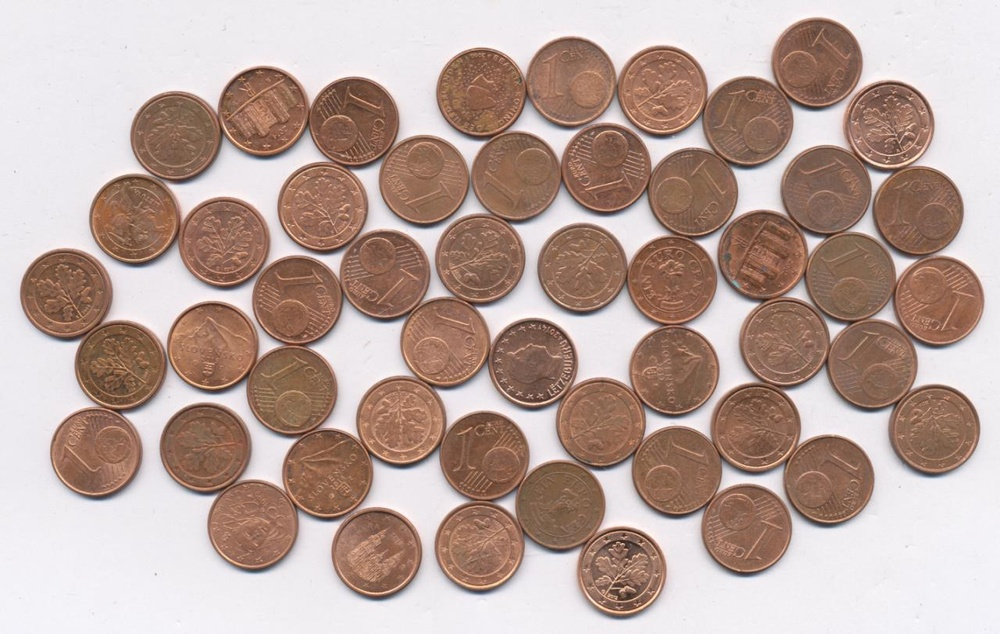
#> input picture Problem_11/1.jpg, 1000 x 634 px, shrunk from 1280 x 811 before the run
$ jupyter execute main.ipynb
#> lines starting #> are read from the running program, lines starting #| are printed output that depends on the picture; after the words box and inside, x2 and y2 are one past the last pixel; in counts of white or black regions, pixels touching at a corner belong together
[cell 1]
import numpy as np
import cv2 as cv
import matplotlib.pyplot as plt

[cell 2]
src = cv.imread('1.jpg')
#> src is the input picture: shape (634, 1000, 3); mean B, G, R 155.7, 163.7, 185.6
img = src.copy()
gray = cv.cvtColor(img, cv.COLOR_BGR2GRAY)
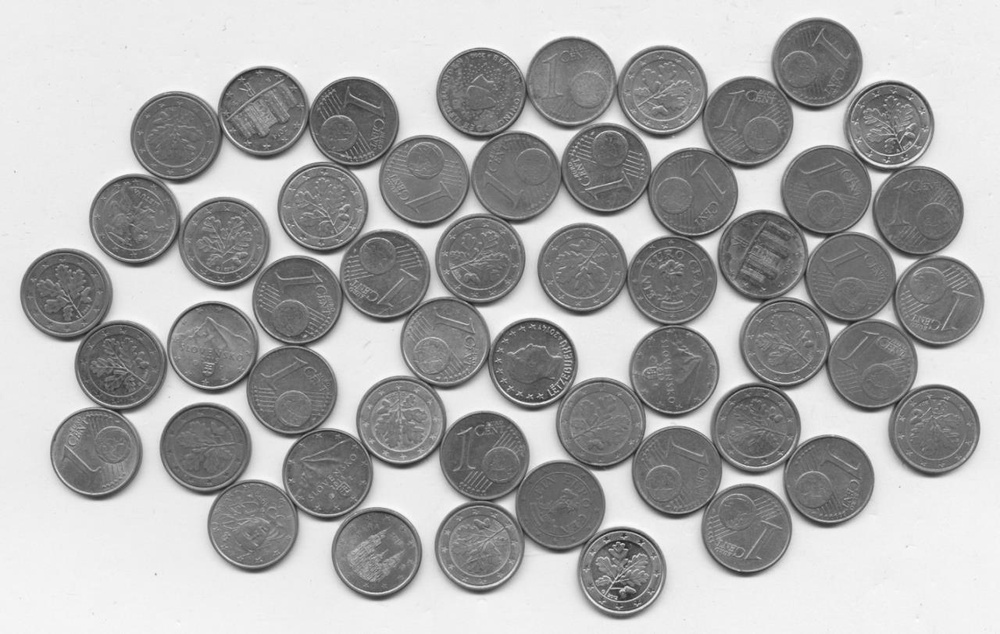
#> gray: shape (634, 1000); min 30, max 254, mean 169.3
ret, thresh = cv.threshold(gray, 0, 255, cv.THRESH_BINARY_INV+cv.THRESH_OTSU)
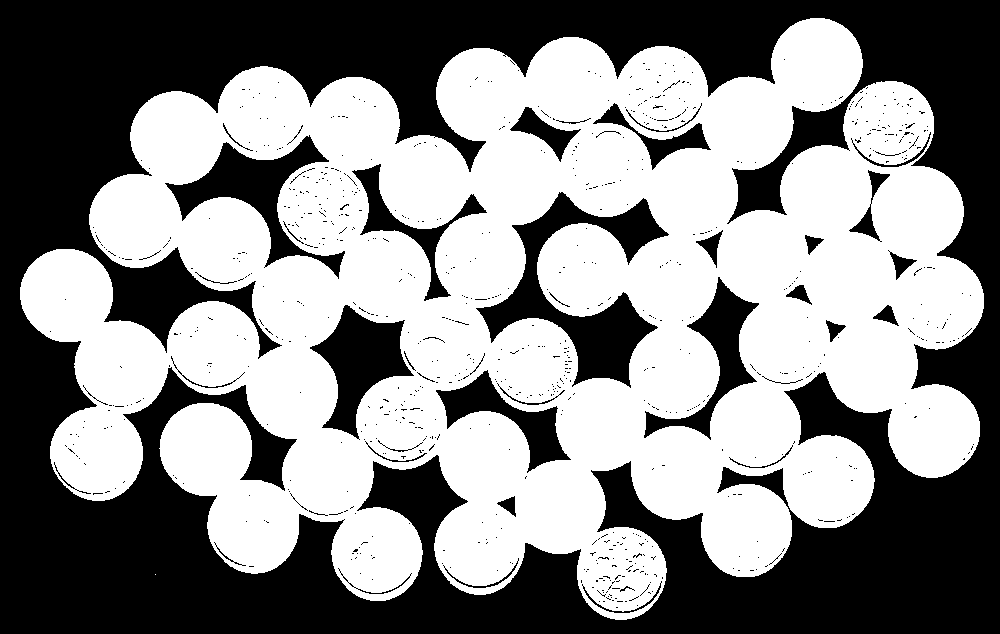
#> thresh: shape (634, 1000); 53.4% white; 834 black regions (786 under 20 px), largest, box (x1, y1, x2, y2) and area: (0, 0, 1000, 634) 250584, (476, 192, 669, 388) 11344, (165, 135, 345, 279) 6692
#> ret = 173
kernel = np.ones((3, 3), np.uint8)
sure_bg = cv.dilate(thresh, kernel, iterations=2)
#> sure_bg: shape (634, 1000); 58.5% white; 25 black regions, largest, box (x1, y1, x2, y2) and area: (0, 0, 1000, 634) 229928, (482, 195, 663, 382) 8818, (315, 308, 409, 433) 5054
dist_transform = cv.distanceTransform(sure_bg, 1, 5)
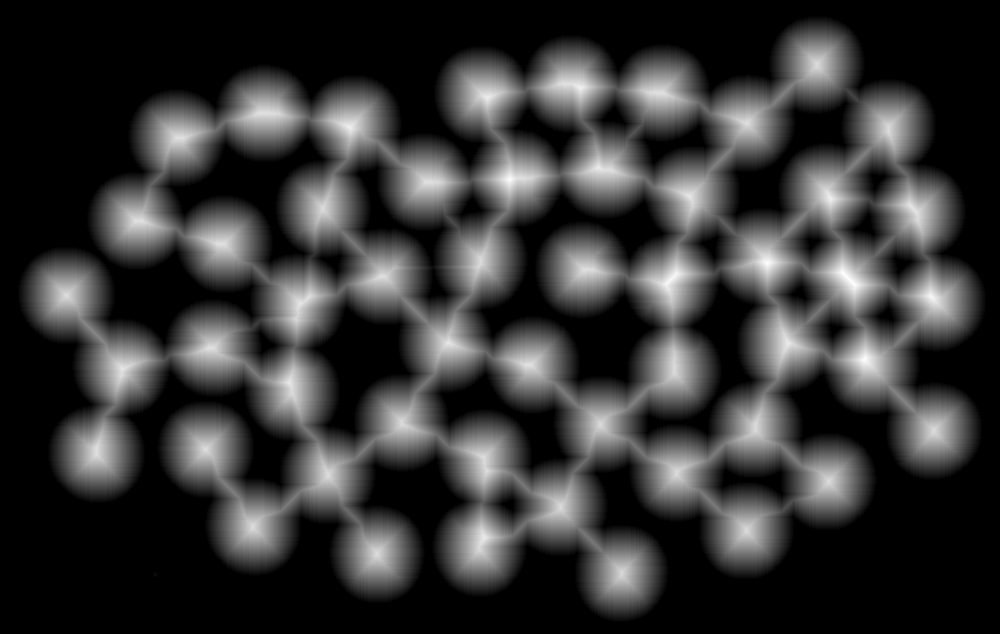
#> dist_transform: shape (634, 1000) float32; min 0, max 56, mean 11.6; drawn with min black and max white
dist_transform = np.uint8(dist_transform)
ret, sure_fg = cv.threshold(dist_transform, 0.7*dist_transform.max(), 255, 0)
#> sure_fg: shape (634, 1000); 4.1% white; 51 white regions, largest, box (x1, y1, x2, y2) and area: (826, 256, 871, 302) 977, (647, 259, 691, 308) 948, (493, 163, 541, 196) 827
#> ret = 39

sure_fg = np.uint8(sure_fg)
unknown = cv.subtract(sure_bg, sure_fg)

ret, markers1 = cv.connectedComponents(sure_fg)
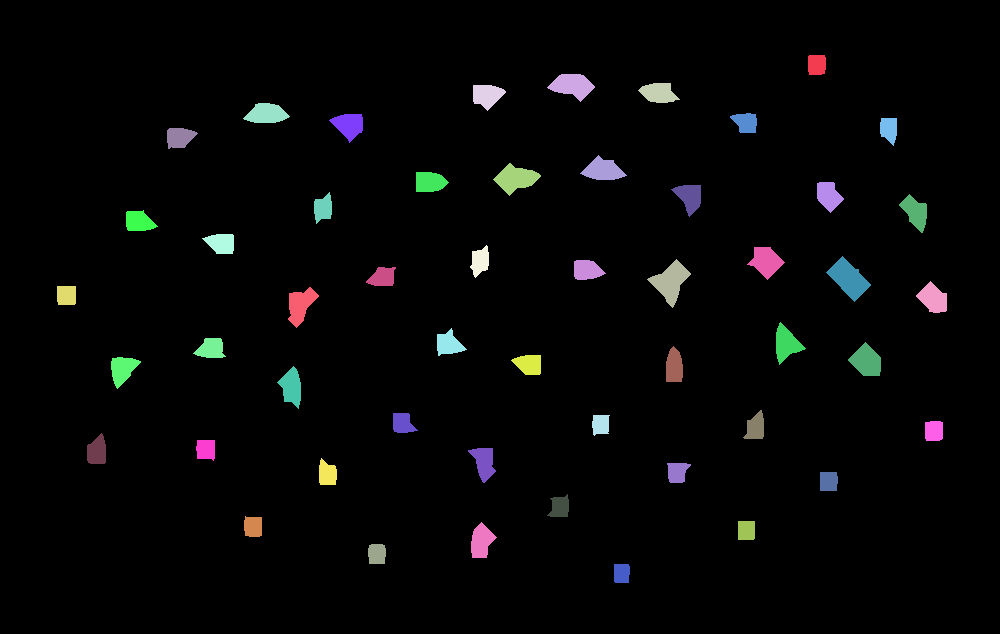
#> markers1: shape (634, 1000) int32; 52 distinct labels, from 0 to 51; one colour per label, 0 black
#> ret = 52

markers = markers1 + 1
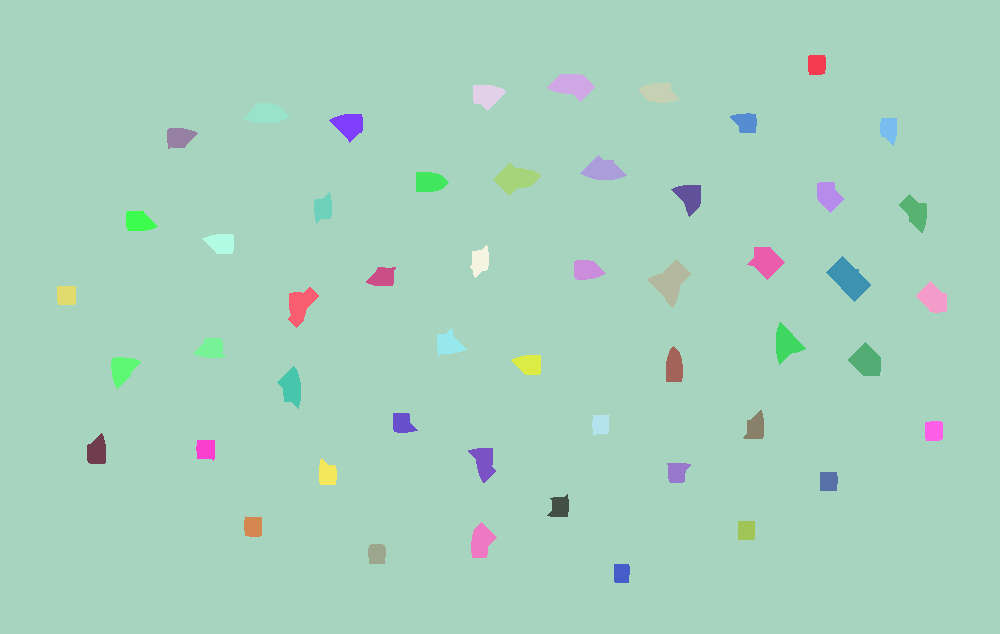
#> markers: shape (634, 1000) int32; 52 distinct labels, from 1 to 52; one colour per label, 0 black
markers[unknown == 255] = 0
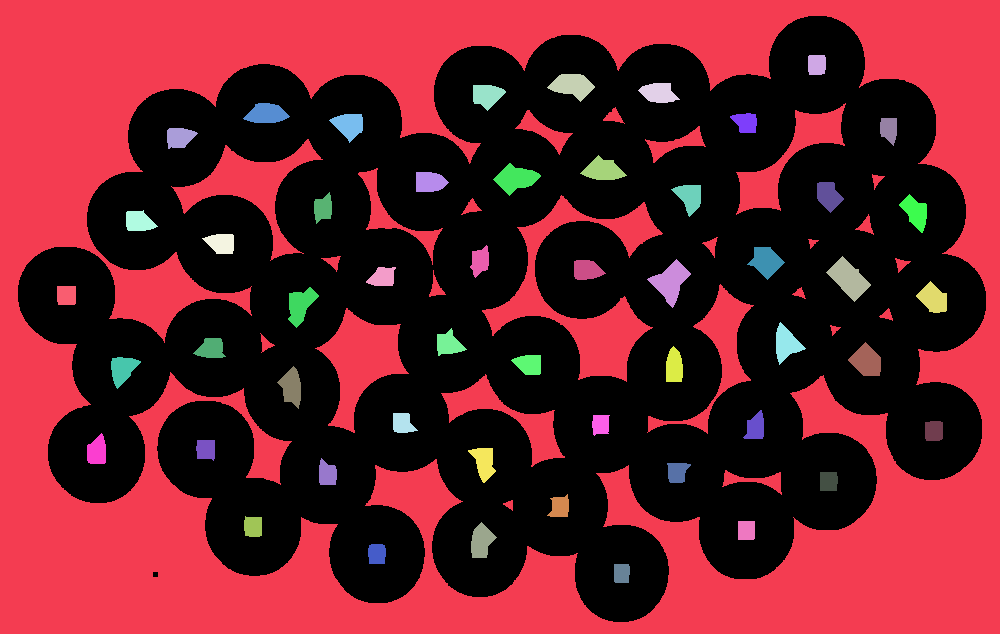
#> markers: shape (634, 1000) int32; 53 distinct labels, from 0 to 52; one colour per label, 0 black
markers3 = cv.watershed(img, markers)
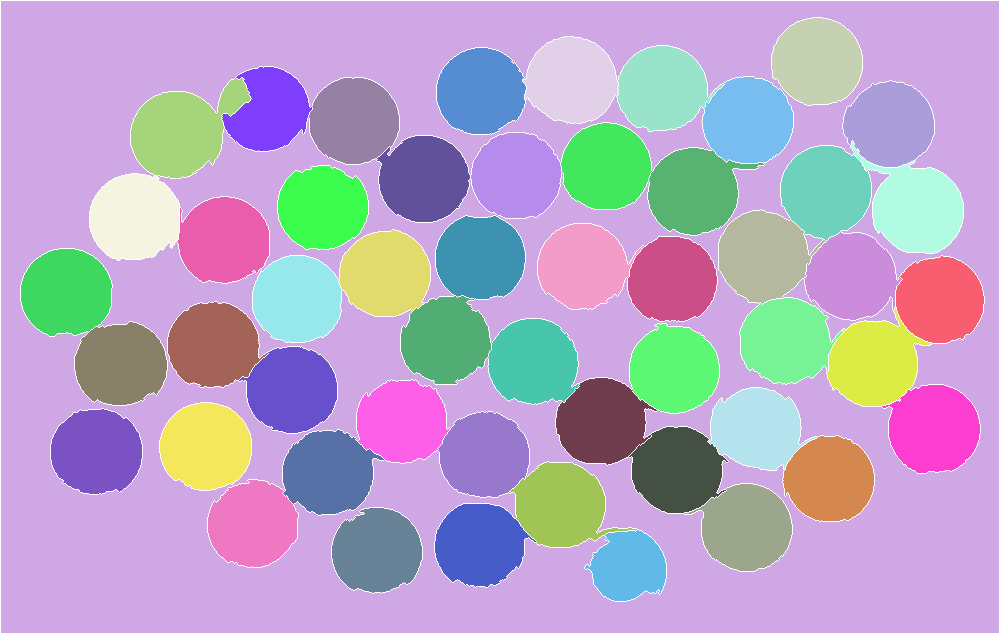
#> markers3: shape (634, 1000) int32; 53 distinct labels, from -1 to 52; one colour per label, 0 black, -1 white
img[markers3 == -1] = [0, 0, 255]
#> img: shape (634, 1000, 3); 2.59% of pixels changed, all inside (x1, y1, x2, y2) = (0, 0, 1000, 634)

shape=(8, 1)

plt.figure(figsize=(10, 80), dpi=100)

plt.subplot(*shape, 1), plt.imshow(cv.cvtColor(src, cv.COLOR_BGR2RGB)),
plt.title('Original'), plt.axis('off')
plt.subplot(*shape, 2), plt.imshow(thresh, cmap='gray'),
plt.title('Threshold'), plt.axis('off')
plt.subplot(*shape, 3), plt.imshow(sure_bg, cmap='gray'),
plt.title('Dilate'), plt.axis('off')
plt.subplot(*shape, 4), plt.imshow(dist_transform, cmap='gray'),
plt.title('Dist Transform'), plt.axis('off')
plt.subplot(*shape, 5), plt.imshow(sure_fg, cmap='gray'),
plt.title('Threshold'), plt.axis('off')
plt.subplot(*shape, 6), plt.imshow(unknown, cmap='gray'),
plt.title('Unknow'), plt.axis('off')
plt.subplot(*shape, 7), plt.imshow(np.abs(markers), cmap='jet'),
plt.title('Markers'), plt.axis('off')
plt.subplot(*shape, 8), plt.imshow(cv.cvtColor(img, cv.COLOR_BGR2RGB)),
plt.title('Result'), plt.axis('off')
plt.tight_layout()
plt.show()
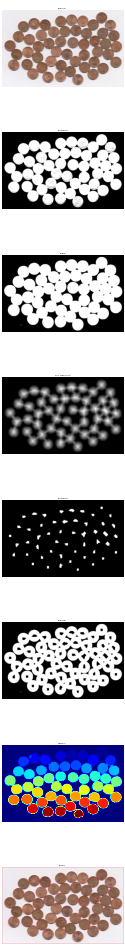
#> figure drawn by matplotlib, 8 panels

# cv.imshow("img",img)

# cv.waitKey(0)
# cv.destroyAllWindows()
